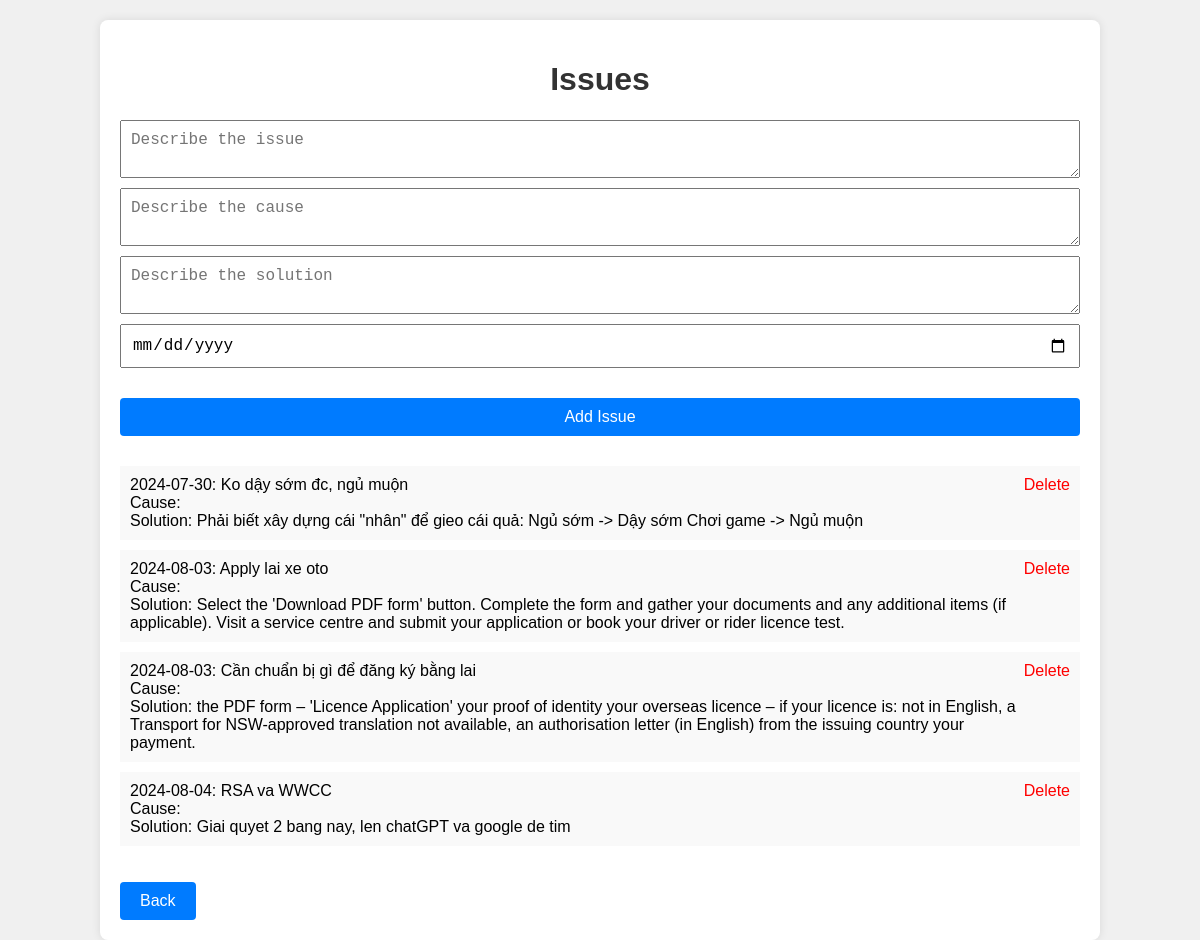
Page /issues on the committed database.
### models.py (models this page shows)
class Issue(db.Model):
    id = db.Column(db.Integer, primary_key=True)
    issue = db.Column(db.Text, nullable=False)
    solution = db.Column(db.Text, nullable=False)
    date = db.Column(db.String(10), nullable=False)

### routes.py (the view, shortened to what this page needs)
@app.route('/issues', methods=['GET', 'POST'])
def issues():
    issues = Issue.query.all()
    return render_template('issues.html', issues=issues)

### templates/issues.html (shortened to what this page needs)
<!DOCTYPE html>
<html lang="en">
<head>
    <link rel="stylesheet" href="/static/style.css">
</head>
<body>
    <div class="container">
        <h1>Issues</h1>
        <form method="POST">
            <textarea name="issue" placeholder="Describe the issue" required></textarea>
            <textarea name="cause" placeholder="Describe the cause" ></textarea>
            <textarea name="solution" placeholder="Describe the solution" required></textarea>
            <input type="date" name="date" required>
            <button type="submit">Add Issue</button>
        </form>
        <ul>
            {% for issue in issues %}
                <li>
                    <div>{{ issue.date }}: {{ issue.issue }}<br>Cause: {{ issue.cause }}<br>Solution: {{ issue.solution }}</div>
                    <form id="delete-form-{{ issue.id }}" action="{{ url_for('delete_issue', id=issue.id) }}" method="POST" style="display:inline;">
                        <a href="#" onclick="confirmDelete(event, {{ issue.id }})">Delete</a>
                    </form>
                </li>
            {% endfor %}
        </ul>
        <button onclick="window.location.href='{{ url_for('index') }}'">Back</button>
    </div>
</body>
</html>

### static/style.css (style rules this page uses)
body { font-family: Arial, sans-serif; background-color: #f0f0f0; margin: 0; padding: 0; }
.container { width: 80%; margin: 0 auto; background: white; padding: 20px; box-shadow: 0 0 10px rgba(0, 0, 0, 0.1); border-radius: 8px; margin-top: 20px; }
h1 { text-align: center; color: #333; }
form { display: flex; flex-direction: column; margin-bottom: 20px; }
form input, form textarea, form button { margin-bottom: 10px; padding: 10px; font-size: 16px; }
form button { background-color: #007BFF; color: white; border: none; cursor: pointer; }
ul { list-style-type: none; padding: 0; }
ul li { padding: 10px; background: #f9f9f9; margin-bottom: 10px; display: flex; justify-content: space-between; align-items: flex-start; }
ul li div { flex: 1; word-wrap: break-word; }
ul li a { color: #FF0000; text-decoration: none; }
button { background-color: #007BFF; color: white; border: none; padding: 10px 20px; cursor: pointer; font-size: 16px; border-radius: 4px; margin-top: 20px; }

### rows in the picture
Issue: date "2024-07-30", issue "Ko dậy sớm đc, ngủ muộn", solution "Phải biết xây dựng cái \"nhân\" để gieo cái quả: Ngủ sớm -> Dậy sớm Chơi game -> Ngủ muộn"
Issue: date "2024-08-03", issue "Apply lai xe oto", solution "Select the 'Download PDF form' button. Complete the form and gather your documents and any additional items (if applicable). Visit a service centre and submit your application or book your driver or rider licence test."
Issue: date "2024-08-03", issue "Cần chuẩn bị gì để đăng ký bằng lai", solution "the PDF form – 'Licence Application' your proof of identity your overseas licence – if your licence is: not in English, a Transport for NSW-approved translation not available, an authorisation letter (in English) from the issuing country your payment."
Issue: date "2024-08-04", issue "RSA va WWCC", solution "Giai quyet 2 bang nay, len chatGPT va google de tim"
